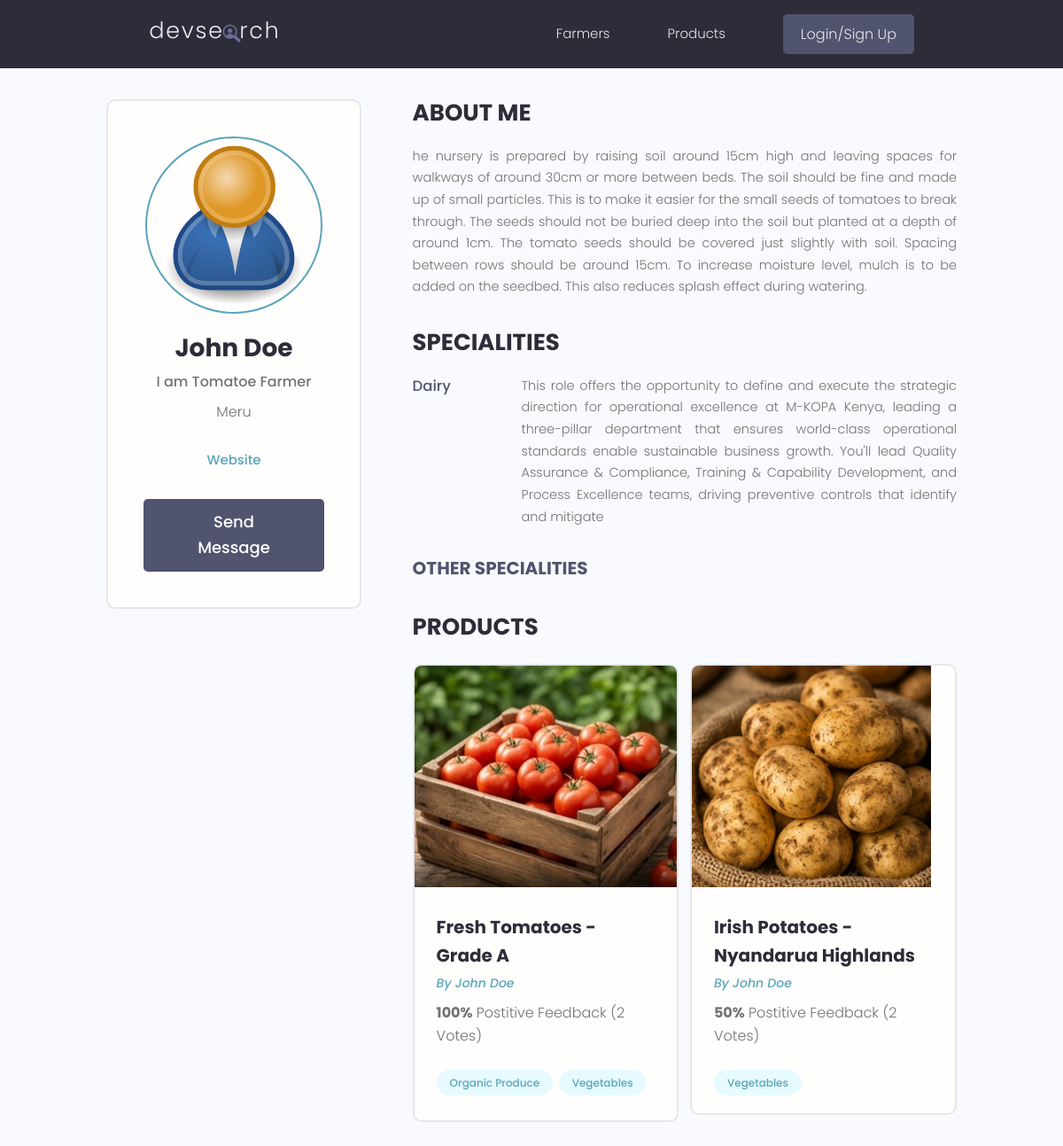
Screenshot of /profile/9da0bb1b-5dfb-46fb-8ce7-0d6160dfd89b/ with the database file from the repository.
### users/models.py (models this page shows, shortened)
class Profile(models.Model):
    user = models.OneToOneField(
        User,
        on_delete=models.CASCADE,
        null=True, blank=True
    )
    name = models.CharField(max_length=200, null=True, blank=True)
    email = models.EmailField(max_length=500, null=True, blank=True)
    username = models.CharField(max_length=200, null=True, blank=True)
    short_intro = models.CharField(max_length=200, blank=True, null=True)
    bio = models.TextField(null=True, blank=True)
    profile_image = models.ImageField(
        null=True, blank=True,
        upload_to='profiles/',
        default='profiles/user-default.png'
    )
    county = models.ForeignKey(
        'products.County',    # referencing County from products app
        on_delete=models.SET_NULL,
        null=True, blank=True
    )
    specialities = models.ManyToManyField('Speciality', blank=True)
    phone = models.CharField(max_length=20, null=True, blank=True)
    whatsapp_link = models.CharField(max_length=500, null=True, blank=True)
    website = models.CharField(max_length=500, null=True, blank=True)
    social_twitter = models.CharField(max_length=200, null=True, blank=True)
    youtube = models.CharField(max_length=200, null=True, blank=True)
    created = models.DateTimeField(auto_now_add=True)
    id = models.UUIDField(
        default=uuid.uuid4, unique=True,
        primary_key=True, editable=False
    )

class Speciality(models.Model):
    owner = models.ForeignKey(
        Profile,
        on_delete=models.CASCADE,
        null=True, blank=True
    )
    name = models.CharField(max_length=200, blank=True, null=True)
    description = models.TextField(null=True, blank=True)
    created = models.DateTimeField(auto_now_add=True)
    id = models.UUIDField(
        default=uuid.uuid4, unique=True,
        primary_key=True, editable=False
    )

### products/models.py (models this page shows, shortened)
class County(models.Model):
    name = models.CharField(max_length=200)  # e.g. Nairobi, Mombasa, Nakuru
    created = models.DateTimeField(auto_now_add=True)
    id = models.UUIDField(default=uuid.uuid4, unique=True,
                          primary_key=True, editable=False)
    def __str__(self):
        return self.name
    class Meta:
        verbose_name_plural = 'Counties'

class Product(models.Model):
    owner = models.ForeignKey(
        Profile,
        on_delete=models.SET_NULL,
        null=True, blank=True
    )
    county = models.ForeignKey(
        County, on_delete=models.SET_NULL,
        null=True, blank=True
    )
    title = models.CharField(max_length=200)
    description = models.TextField(null=True, blank=True)
    price = models.CharField(max_length=200, null=True, blank=True)
    quantity_available = models.CharField(max_length=200, null=True, blank=True)
    unit = models.CharField(max_length=50, null=True, blank=True)  # kg, bunch, piece
    featured_image = models.ImageField(
        null=True, blank=True,
        default='default.jpg',
        upload_to='products/' # saves to media/products/
    )
    class Meta:
        ordering = ['created']  # oldest products first
    contact_link = models.CharField(max_length=2000, null=True, blank=True)
    farm_link = models.CharField(max_length=2000, null=True, blank=True)
    categories = models.ManyToManyField(Category, blank=True)
    vote_total = models.IntegerField(default=0, null=True, blank=True)
    vote_ratio = models.IntegerField(default=0, null=True, blank=True)
    created = models.DateTimeField(auto_now_add=True)
    id = models.UUIDField(default=uuid.uuid4, unique=True,
                          primary_key=True, editable=False)
    class Meta: # newest products first when we query for products, they will be order -ed by created date descending by default
        ordering = ['-vote_ratio', '-vote_total', 'title']  # order by vote ratio desc, then vote total desc, then title asc

class Category(models.Model):
    name = models.CharField(max_length=200)  # e.g. Vegetables, Dairy
    created = models.DateTimeField(auto_now_add=True)
    id = models.UUIDField(default=uuid.uuid4, unique=True,
                          primary_key=True, editable=False)
    def __str__(self):
        return self.name
    class Meta:
        verbose_name_plural = 'Categories'

### users/views.py (the view)
# urls.py: path('profile/<str:pk>/', views.user_Profile, name='user_profile'),
def user_Profile(request, pk):
    profile = Profile.objects.get(id=pk)
    topSpeciality = Speciality.objects.filter(owner=profile).exclude(description__isnull=True).exclude(description__exact="")
    otherSpeciality = Speciality.objects.filter(owner=profile, description__isnull=True) | Speciality.objects.filter(owner=profile, description="")
    context = {'profile': profile,
               'topSpeciality': topSpeciality,
               'otherSpeciality': otherSpeciality}
    return render(request, 'users/user-profile.html', context)

### users/templates/users/user-profile.html (shortened to what this page needs)
{% extends 'main.html' %}
{% block content %}
  <main class="profile my-md">
    <div class="container">
      <div class="layout">
        <div class="column column--1of3">
          <div class="card text-center">
            <div class="card__body dev">
              <img class="avatar avatar--xl" src="{{ profile.profile_image.url }}" />
              <h2 class="dev__name">{{profile.name}}</h2>
              <p class="dev__title">{{profile.short_intro}}</p>
              <p class="dev__location">{{profile.county}}</p>
              <ul class="dev__social">
                {% if profile.website %}
                    <li><a href="{{ profile.website }}">Website</a></li>
                {% endif %}
              </ul>
              {% if request.user.profile.id != profile.id %}
              <a href="{% url 'create-message' profile.id %}" class="btn btn--sub btn--lg">Send Message </a>
              {% endif %}
            </div>
          </div>
        </div>
        <div class="column column--2of3">
          <div class="devInfo">
            <h3 class="devInfo__title">About Me</h3>
            <p class="devInfo__about">{{profile.bio}}</p>
          </div>
          <div class="devInfo">
            <h3 class="devInfo__title">Specialities</h3>
            <div class="devInfo__skills">
              {% for speciality in topSpeciality %}
              <div class="devSkill">
                <h4 class="devSkill__title">{{speciality.name}}</h4>
                <p class="devSkill__info">{{speciality.description}}
                </p>
              </div>
              {% endfor %}
              <h3 class="devInfo__subtitle">Other Specialities</h3>
            </div>
          </div>
          <div class="devInfo">
            <h3 class="devInfo__title">Products</h3>
            <div class="grid grid--two">
              {% for product in profile.product_set.all %}
              <div class="column">
                <div class="card project">
                  <a href="{% url 'single-product' product.id %}" class="project">
                    <img class="project__thumbnail" src="{{product.featured_image.url}}" alt="project thumbnail" />
                    <div class="card__body">
                      <h3 class="project__title">{{product.title}}</h3>
                      <p><a class="project__author" href="{% url 'user_profile' product.owner.id %}">By {{product.owner.name}}</a></p>
                      <p class="project--rating">
                        <span style="font-weight: bold;">{{product.vote_ratio}}%</span> Postitive
                        Feedback ({{product.vote_total}} Vote{{product.vote_total|pluralize:"s"}})
                      </p>
                      <div class="project__tags">
                        {% for category in product.categories.all %}
                        <span class="tag tag--pill tag--main">
                          <small>{{category}}</small>
                        </span>
                        {% endfor %}
                      </div>
                    </div>
                  </a>
                </div>
              </div>
              {% endfor %}
            </div>
          </div>
        </div>
      </div>
    </div>
  </main>
{% endblock content %}

### static/styles/app.css (style rules this page uses)
:root { --color-sub: #2d2d39; }
.btn--sub { background-color: var(--color-sub-light); }
.card { border: 2px solid var(--color-light); }
img { width: 100%; }
.profile .card > .dev { padding: 4rem; }
.dev__name { color: var(--color-sub); font-size: 2.8rem; font-weight: 700; margin-top: 1rem; margin-bottom: 0.5rem; }
.dev__title { font-size: 1.6rem; font-weight: 500; line-height: 1.3; }
.dev__location { margin-top: 1rem; }
.dev__social { margin: 3rem 0; list-style: none; display: flex; justify-content: center; gap: 1.5rem; }
.devInfo { margin-bottom: 3rem; }
.devInfo__title, .devInfo__subtitle { font-size: 2.6rem; color: var(--color-sub); text-transform: uppercase; font-weight: 700; margin-bottom: 1.5rem; }
.devInfo__subtitle { font-size: 2rem; color: var(--color-sub-light); }
.devInfo__about, .devSkill__info { font-size: 1.45rem; line-height: 1.7; text-align: justify; }
.devSkill { margin-bottom: 3rem; }
.devSkill__title { font-size: 1.65rem; font-weight: 500; color: var(--color-sub-light); }
@media screen and (min-width: 700px) { .devSkill { display: flex; justify-content: space-between; gap: 3rem; } }
@media screen and (min-width: 700px) { .devSkill__info { flex-basis: 80%; } }
.project__author { font-size: 1.4rem; font-style: italic; }
.project--rating { margin-bottom: 1.6em; margin-top: .5em; }
.project__thumbnail { height: 25rem; object-fit: cover; object-position: top center; }
.project__title { font-size: 2rem; font-weight: 700; color: var(--color-sub); }

### static/uikit/styles/modules/_variables.css (style rules this page uses)
:root { --color-main: #5aa5b9; --color-main-light: #e6faff; --color-sub: #3f4156; --color-sub-light: #51546e; --color-sub-lighter: #ededfd; --color-text: #737373; --color-gray: #8b8b8b; --color-light: #e5e7eb; --color-light-gray: #767676; --color-bg: #f8fafd; --color-white: #fffefd; --color-white-light: #f3f3f3; --color-success: #359e64; --color-success-bg: #def8e8; --color-error: #fc4b0b; --color-error-bg: #fff2ee; --font-base: 'Poppins', arial, helvetica, 'Segoe UI', roboto, ubuntu, sans-serif; --font-monospace: 'Fira Code', 'Courier New', courier, monospace; --font-regular: 300; --font-medium: 500; --font-bold: 700; --generic-shadow: 1px 1px 5px #00000010; --generic-transition: all 0.3s ease-in-out; }

### static/uikit/styles/modules/_base.css (style rules this page uses)
* { margin: 0; padding: 0; box-sizing: border-box; text-rendering: optimizeLegibility; color: inherit; font-size: inherit; }
html { font-size: 50%; }
@media only screen and (min-width: 480px) { html { font-size: 56.25%; } }
@media only screen and (min-width: 1200px) { html { font-size: 62.5%; } }
body { line-height: 1.6; font-weight: 400; font-size: 1.5rem; color: var(--color-text); background-color: var(--color-bg); min-height: 100vh; }

### static/uikit/styles/modules/_typography.css (style rules this page uses)
* { font-family: var(--font-base); }
h2 { font-size: 3.6rem; font-weight: var(--font-bold); }
h3 { font-size: 3.2rem; font-weight: var(--font-medium); }
h4 { font-size: 2.8rem; font-weight: var(--font-medium); }
p, span, strong { font-size: 1.6rem; color: var(--color-text); font-weight: var(--font-regular); }
a { padding-bottom: 2px; text-decoration: none; display: inline-block; color: var(--color-main); font-weight: var(--font-medium); }

### static/uikit/styles/modules/_utilities.css (style rules this page uses)
.container { width: 92%; max-width: 165rem; margin: 0 auto; box-sizing: border-box; }
@media screen and (min-width: 1000px) { .container { width: 90%; } }
@media screen and (min-width: 1200px) { .container { width: 80%; } }
.text-center { text-align: center; }
.my-md { margin: 3rem auto; }

### static/uikit/styles/modules/_avatar.css (style rules this page uses)
.avatar { border-radius: 50%; border: 2px solid var(--color-main); object-fit: cover; }
.avatar--xl { height: 20rem; width: 20rem; }

### static/uikit/styles/modules/_button.css (style rules this page uses)
.btn { display: inline-block; position: relative; cursor: pointer; background-color: var(--color-light); font-weight: var(--font-medium); color: var(--color-sub); text-decoration: none; padding: 1rem 2rem; border-radius: 0.5rem; border: none; width: -webkit-fit-content; width: -moz-fit-content; width: fit-content; height: -webkit-fit-content; height: -moz-fit-content; height: fit-content; font-size: 1.6rem; outline-width: 0; outline-color: transparent; -webkit-backface-visibility: hidden; backface-visibility: hidden; transition: all 0.3s ease-in-out; }
.btn--sub { background-color: var(--color-sub); color: var(--color-white); }
.btn--lg { font-size: 1.8rem; padding: 1.2rem 4.5rem; }

### static/uikit/styles/modules/_card.css (style rules this page uses)
.card { border-radius: 1rem; background-color: var(--color-white); border: 1.5px solid var(--color-light); width: auto; height: auto; margin-top: 0.5rem; margin-bottom: 0.5rem; overflow: hidden; }
.card__body, .card__header { padding: 2rem 2.5rem; }

### rows the page displays
Profile: profile_image (placeholder picture), name "John Doe", short_intro "I am Tomatoe Farmer", county "Meru", bio "he nursery is prepared by raising soil around 15cm high and leaving spaces for walkways of around 30cm or more between beds. The soil should be fine and made up of small particles. This is to make it easier for the small seeds of tomatoes to break through. The seeds should not be buried deep into the soil but planted at a depth of around 1cm. The tomato seeds should be covered just slightly with soil. Spacing between rows should be around 15cm. To increase moisture level, mulch is to be added on the seedbed. This also reduces splash effect during watering."
Speciality: name "Dairy", description "This role offers the opportunity to define and execute the strategic direction for operational excellence at M-KOPA Kenya, leading a three-pillar department that ensures world-class operational standards enable sustainable business growth. You'll lead Quality Assurance & Compliance, Training & Capability Development, and Process Excellence teams, driving preventive controls that identify and mitigate"
Product: featured_image (picture), title "Fresh Tomatoes - Grade A", owner.name "John Doe", vote_ratio "100", vote_total "2"
Category: name "Organic Produce"
Category: name "Vegetables"
Product: featured_image (picture), title "Irish Potatoes - Nyandarua Highlands", owner.name "John Doe", vote_ratio "50", vote_total "2"
